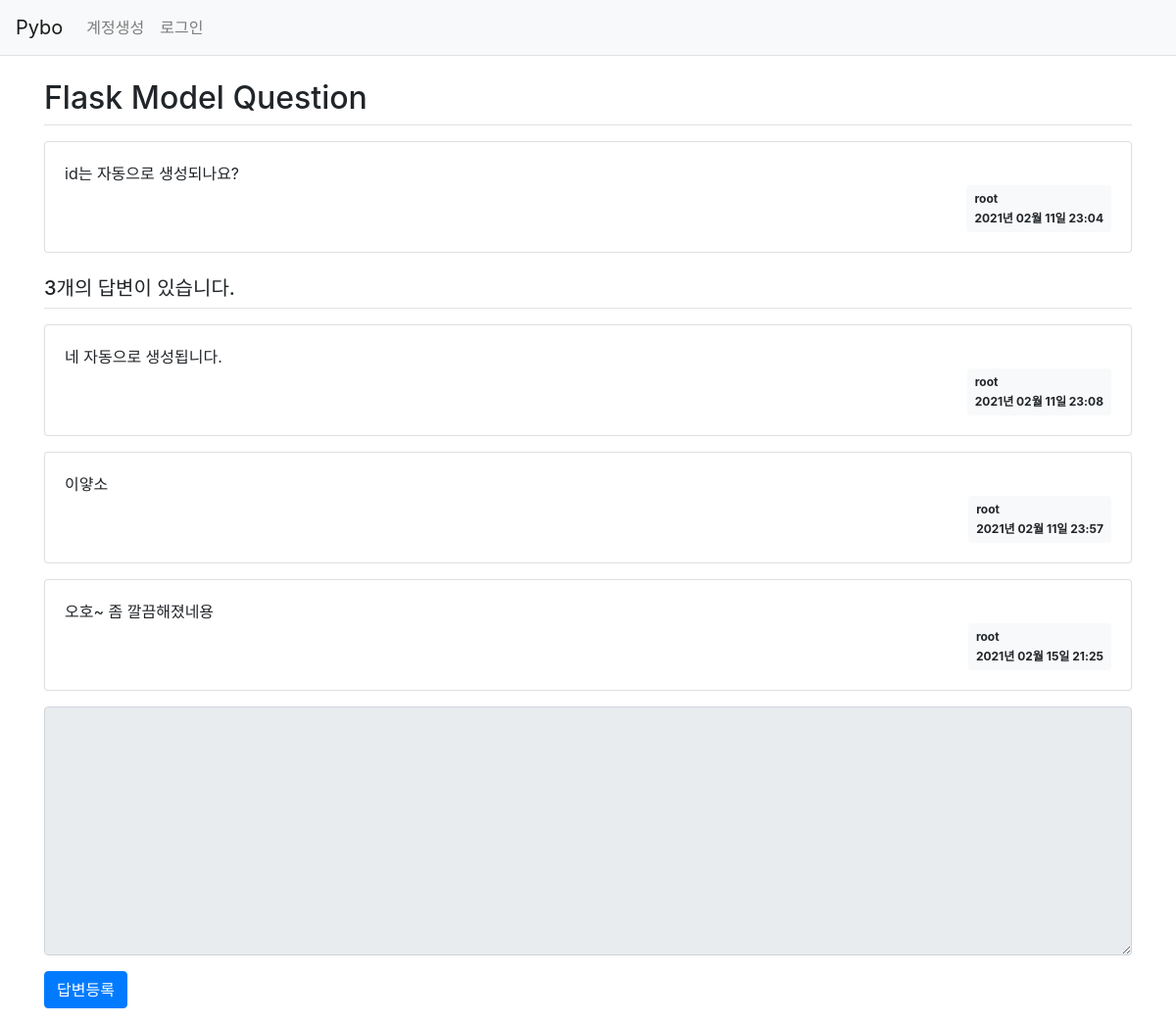
Screenshot of /question/detail/2/ with the database file from the repository.
### pybo/models.py (models this page shows)
class Question(db.Model):   # 모든 모델의 기본 클래스인 db.Model 상속받음.
    id = db.Column(db.Integer, primary_key=True)
    subject = db.Column(db.String(200), nullable=False)
    content = db.Column(db.Text(), nullable=False)
    create_date = db.Column(db.DateTime(), nullable=False)
    modify_date = db.Column(db.DateTime(), nullable=True)
    user_id = db.Column(db.Integer, db.ForeignKey('user.id', ondelete='CASCADE'), nullable=False)
    user = db.relationship('User', backref=db.backref('question_set'))

class User(db.Model):
    id = db.Column(db.Integer, primary_key=True)    # 자동으로 증가하는 user 모델의 기본 키
    username = db.Column(db.String(150), unique=True, nullable=False)
    password = db.Column(db.String(200), nullable=False)
    email = db.Column(db.String(120), unique=True, nullable=False)

class Answer(db.Model):
    id = db.Column(db.Integer, primary_key = True)
    question_id = db.Column(db.Integer, db.ForeignKey('question.id', ondelete='CASCADE'))
    question = db.relationship('Question', backref = db.backref('answer_set'))
    content = db.Column(db.Text(), nullable=False)
    create_date = db.Column(db.DateTime(), nullable=False)
    modify_date = db.Column(db.DateTime(), nullable=True)
    user_id = db.Column(db.Integer, db.ForeignKey('user.id', ondelete='CASCADE'), nullable=False)
    user = db.relationship('User', backref=db.backref('answer_set'))

### pybo/views/question_views.py (the view)
@bp.route('/detail/<int:question_id>/')
def detail(question_id):
    form = AnswerForm()
    question = Question.query.get_or_404(question_id)
    return render_template('question/question_detail.html', question=question, form=form)

### pybo/forms.py
class AnswerForm(FlaskForm):
    content = TextAreaField('내용', validators=[DataRequired('내용은 필수입력 항목입니다.')])

### pybo/filter.py (called while the page is built)
def format_datetime(value, fmt='%Y년 %m월 %d일 %H:%M'):
    return value.strftime(fmt)

### pybo/views/auth_views.py (called while the page is built)
@bp.before_app_request
def load_logged_in_user():
    user_id = session.get('user_id')
    if user_id is None:
        g.user = None
    else:
        g.user = User.query.get(user_id)

### pybo/templates/question/question_detail.html (shortened to what this page needs)
{% extends 'base.html' %}
{% block content %}
<div class="container my-3">
    <h2 class="border-bottom py-2">{{ question.subject }}</h2>
    <div class="card my-3">
        <div class="card-body">
            <div class="card-text" style="white-space: pre-line;">{{ question.content }}</div>
            <div class="d-flex justify-content-end">
                <div class="badge badge-light p-2 text-left">
                    <div class="mb-2">{{ question.user.username }}</div>
                    <div>{{ question.create_date | datetime }}</div>
                </div>
            </div>
        </div>
    </div>
    <h5 class="border-bottom my-3 py-2">{{ question.answer_set|length }}개의 답변이 있습니다.</h5>
    {% for answer in question.answer_set %}
    <div class="card my-3">
        <div class="card-body">
            <div class="card-text" style="white-space: pre-line;">{{ answer.content }}</div>
            <div class="d-flex justify-content-end">
                <div class="badge badge-light p-2 text-left">
                    <div class="mb-2">{{ answer.user.username }}</div>
                    <div>{{ answer.create_date | datetime }}</div>
                </div>
            </div>
        </div>
    </div>
    {% endfor %}
    <form action="{{ url_for('answer.create', question_id=question.id) }}" method="post" class="my-3">
        <div class="form-group">
            <textarea {% if not g.user %}disabled{% endif %}
             name="content" id="content" class="form-control" rows="10"></textarea>
        </div>
        <input type="submit" value="답변등록" class="btn btn-primary">
    </form>
</div>
{% endblock %}

### rows the page displays
Question: subject "Flask Model Question", content "id는 자동으로 생성되나요?", create_date "2021년 02월 11일 23:04"
User: user.username "root"
Answer: content "네 자동으로 생성됩니다.", user.username "root", create_date "2021년 02월 11일 23:08"
Answer: content "이얗소", user.username "root", create_date "2021년 02월 11일 23:57"
Answer: content "오호~ 좀 깔끔해졌네용", user.username "root", create_date "2021년 02월 15일 21:25"

### other values shown
{{ question.answer_set|length }} "3"
